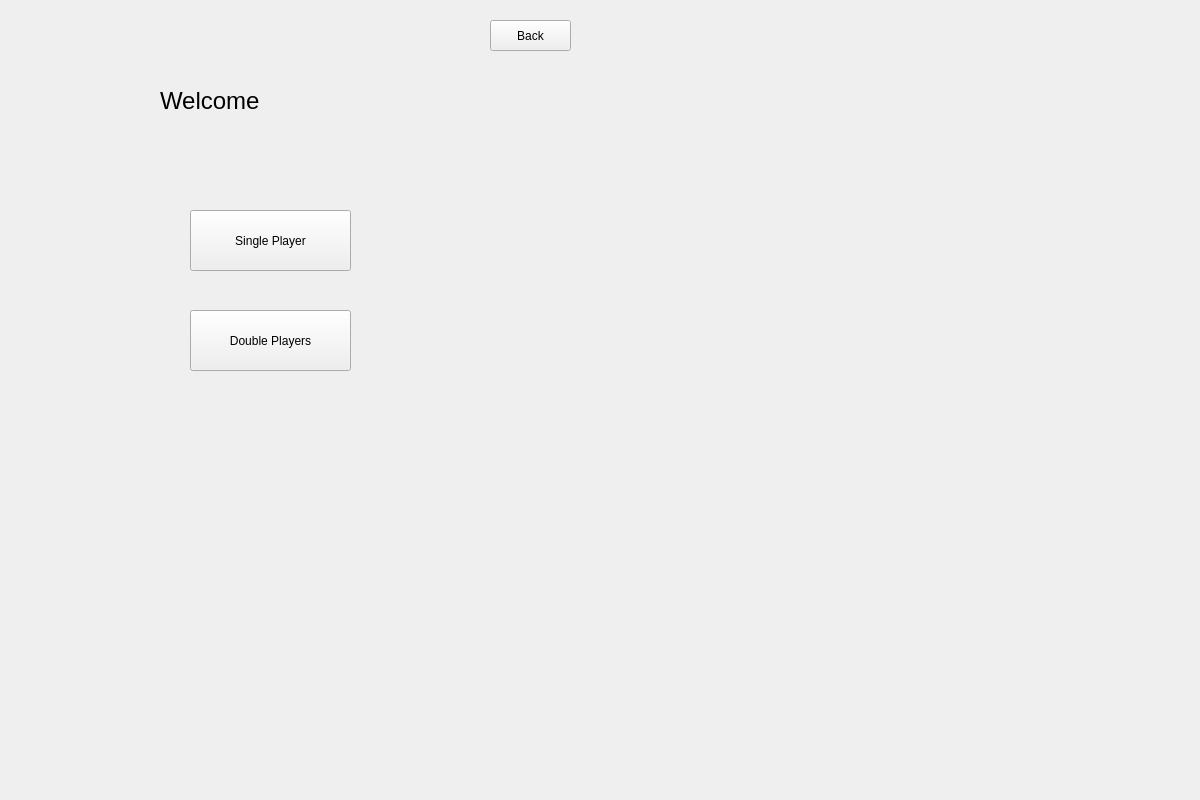
<?xml version="1.0" encoding="UTF-8"?>
<ui version="4.0">
 <class>WelcomeWidget</class>
 <widget class="QWidget" name="WelcomeWidget">
  <property name="geometry">
   <rect>
    <x>0</x>
    <y>0</y>
    <width>1200</width>
    <height>800</height>
   </rect>
  </property>
  <property name="windowTitle">
   <string>Form</string>
  </property>
  <widget class="QPushButton" name="btnSingle">
   <property name="geometry">
    <rect>
     <x>190</x>
     <y>210</y>
     <width>161</width>
     <height>61</height>
    </rect>
   </property>
   <property name="text">
    <string>Single Player</string>
   </property>
  </widget>
  <widget class="QPushButton" name="btnDouble">
   <property name="geometry">
    <rect>
     <x>190</x>
     <y>310</y>
     <width>161</width>
     <height>61</height>
    </rect>
   </property>
   <property name="text">
    <string>Double Players</string>
   </property>
  </widget>
  <widget class="QPushButton" name="btnBack">
   <property name="geometry">
    <rect>
     <x>490</x>
     <y>20</y>
     <width>81</width>
     <height>31</height>
    </rect>
   </property>
   <property name="text">
    <string>Back</string>
   </property>
  </widget>
  <widget class="QLabel" name="label">
   <property name="geometry">
    <rect>
     <x>160</x>
     <y>70</y>
     <width>251</width>
     <height>61</height>
    </rect>
   </property>
   <property name="font">
    <font>
     <pointsize>18</pointsize>
    </font>
   </property>
   <property name="text">
    <string>Welcome</string>
   </property>
  </widget>
 </widget>
 <resources/>
 <connections/>
</ui>
